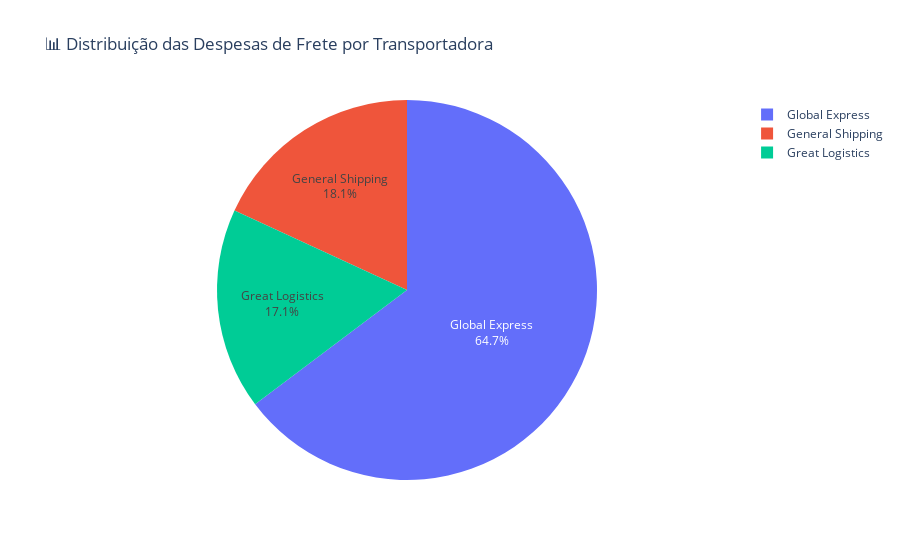

The notebook cell saved with this chart:
### Markdown cell above
## 4 - Qual a despesa com frete envolvendo cada transportadora?

### Code cell
query_despesa_frete_transportadora = """
SELECT
    t.nome AS transportadora,
    SUM(v.frete) AS total_frete
FROM vendas v
JOIN transportadoras t ON v.transportadora_id = t.id
GROUP BY t.nome
ORDER BY SUM(v.frete) DESC;
"""

df_despesa_frete_transportadora = execute_query(query_despesa_frete_transportadora)
df_despesa_frete_transportadora

# Gráfico de barras verticais - Despesa com Frete por Transportadora
plt.figure(figsize=(12, 8))

bars = plt.bar(range(len(df_despesa_frete_transportadora)), df_despesa_frete_transportadora['total_frete'], 
               color=plt.cm.viridis(np.linspace(0, 1, len(df_despesa_frete_transportadora))))
plt.xticks(range(len(df_despesa_frete_transportadora)), df_despesa_frete_transportadora['transportadora'], 
           rotation=45, ha='right')
plt.title('🚚 Despesa com Frete por Transportadora', fontsize=16, fontweight='bold')
plt.ylabel('Total de Frete ($)', fontsize=12)
plt.grid(True, alpha=0.3, axis='y')

# Adicionar valores nas barras
for i, bar in enumerate(bars):
    height = bar.get_height()
    plt.annotate(f'${height:,.0f}',
                xy=(bar.get_x() + bar.get_width() / 2, height),
                xytext=(0, 3), textcoords="offset points",
                ha='center', va='bottom', fontsize=10, fontweight='bold', rotation=45)

plt.tight_layout()
plt.show()

# Gráfico de pizza para distribuição percentual
fig_pie = px.pie(df_despesa_frete_transportadora, values='total_frete', names='transportadora', 
                 title='📊 Distribuição das Despesas de Frete por Transportadora')
fig_pie.update_traces(textposition='inside', textinfo='percent+label')
fig_pie.update_layout(font=dict(size=12))
fig_pie.show()

# Resumo estatístico
print(f"\n📊 RESUMO - Despesas com Frete:")
print(f"   • Total de transportadoras: {len(df_despesa_frete_transportadora)}")
print(f"   • Despesa total com frete: ${df_despesa_frete_transportadora['total_frete'].sum():,.2f}")
print(f"   • Transportadora com maior custo: {df_despesa_frete_transportadora.iloc[0]['transportadora']} (${df_despesa_frete_transportadora.iloc[0]['total_frete']:,.2f})")
if len(df_despesa_frete_transportadora) > 1:
    print(f"   • Transportadora com menor custo: {df_despesa_frete_transportadora.iloc[-1]['transportadora']} (${df_despesa_frete_transportadora.iloc[-1]['total_frete']:,.2f})")
print(f"   • Participação da mais cara: {(df_despesa_frete_transportadora.iloc[0]['total_frete']/df_despesa_frete_transportadora['total_frete'].sum())*100:.1f}%")

### Figure 1 — Plotly figure (JSON) as saved in the notebook; plotly's stock layout.template omitted (floating-point values rounded to 4 significant figures)
{"data": [{"domain": {"x": [0, 1], "y": [0, 1]}, "hovertemplate": "transportadora=%{label}<br>total_frete=%{value}<extra></extra>", "labels": ["Global Express", "General Shipping", "Great Logistics"], "legendgroup": "", "name": "", "showlegend": true, "textinfo": "percent+label", "textposition": "inside", "type": "pie", "values": [70900.0, 19840.0, 18770.0]}], "layout": {"font": {"size": 12}, "legend": {"tracegroupgap": 0}, "title": {"text": "📊 Distribuição das Despesas de Frete por Transportadora"}}}
